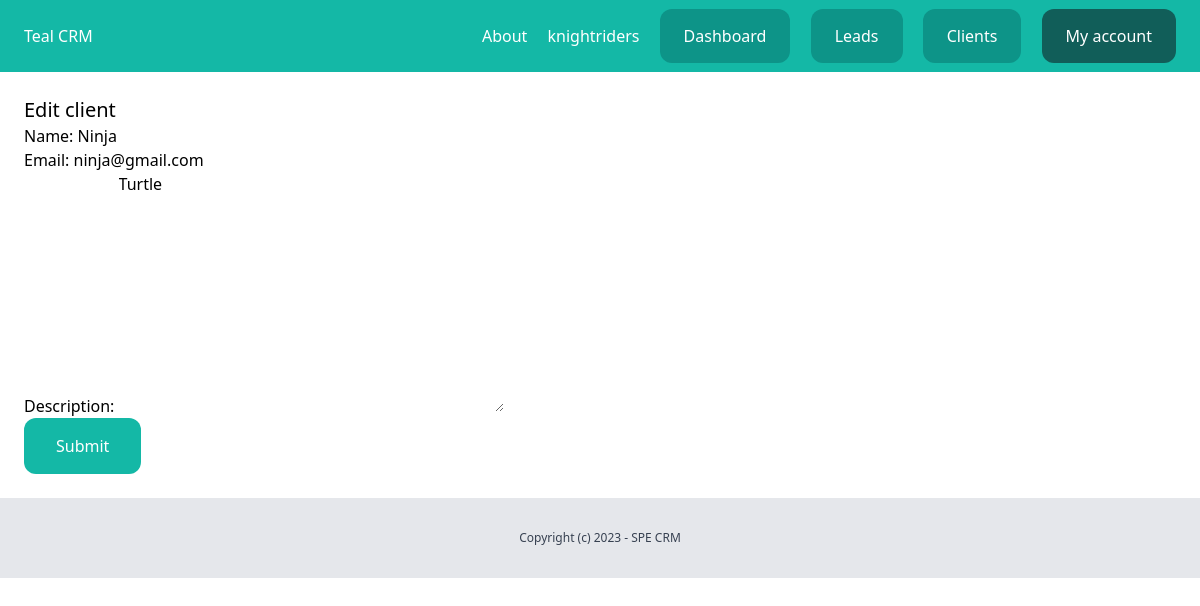
The app's page /dashboard/clients/3/edit/ (signed in) with its own data.
### team/models.py (models this page shows, shortened)
class Team(models.Model):
    plan = models.ForeignKey(Plan, related_name='teams', blank=True, null=True, on_delete=models.CASCADE)
    name = models.CharField(max_length=100)
    members = models.ManyToManyField(User, related_name='teams')
    created_by = models.ForeignKey(User, related_name='created_teams', on_delete=models.CASCADE)
    created_at = models.DateTimeField(auto_now_add=True)

### client/models.py (models this page shows, shortened)
class Client(models.Model):
    team = models.ForeignKey(Team, related_name='clients', on_delete=models.CASCADE)
    name = models.CharField(max_length=255)
    email = models.EmailField()
    description = models.TextField(blank=True, null=True)
    created_by = models.ForeignKey(User, related_name='clients', on_delete=models.CASCADE)
    created_at = models.DateTimeField(auto_now_add=True)
    modified_at = models.DateTimeField(auto_now=True)
    class Meta:
        ordering = ('name',)

### client/views.py (the view)
# urls.py: path('<int:pk>/edit/', views.clients_edit, name='edit'),
@login_required
def clients_edit(request, pk):
    client = get_object_or_404(Client, created_by=request.user, pk=pk)
    if request.method == 'POST':
        form = AddClientForm(request.POST, instance=client)
        if form.is_valid():
            form.save()
            messages.success(request, 'The changes was saved.')
            return redirect('clients:list')
    else:
        form = AddClientForm(instance=client)
    return render(request, 'client/clients_edit.html', {
        'form': form
    })

### client/forms.py
class AddClientForm(forms.ModelForm):
    class Meta:
        model = Client
        fields = ('name', 'email', 'description',)

### team/context_processors.py (called while the page is built)
def active_team(request):
    if request.user.is_authenticated:
        if request.user.userprofile.active_team:
            active_team = request.user.userprofile.active_team
        else:
            active_team = Team.objects.filter(created_by=request.user)[0]
    else:
        active_team = None
    return {'active_team': active_team}

### client/templates/client/clients_edit.html (shortened to what this page needs)
{% extends 'core/base.html' %}
{% block content %}
    <div class="py-6 px-6">
        <h1 class="text-xl">Edit client</h1>
        <form method="post" action=".">
            {{ form.as_p }}
            <button class="py-4 px-8 bg-teal-500 text-white rounded-xl">Submit</button>
        </form>
    </div>
{% endblock %}

### core/templates/core/partials/nav.html
<nav class="py-6 px-6 flex justify-between bg-teal-500">
    <a href="/" class="text-white">Teal CRM</a>
    <div class="space-x-4">
        <a href="{% url 'about' %}" class="text-white">About</a>
        {% if request.user.is_authenticated %}
            <a href="{% url 'team:detail' active_team.id %}" class="text-white">{{ active_team.name }}</a>
            <a href="{% url 'dashboard:index' %}" class="py-4 px-6 bg-teal-600 rounded-xl text-white">Dashboard</a>
            <a href="{% url 'leads:list' %}" class="py-4 px-6 bg-teal-600 rounded-xl text-white">Leads</a>
            <a href="{% url 'clients:list' %}" class="py-4 px-6 bg-teal-600 rounded-xl text-white">Clients</a>
            <a href="{% url 'userprofile:myaccount' %}" class="py-4 px-6 bg-teal-800 rounded-xl text-white">My account</a>
        {% else %}
            <a href="{% url 'login' %}" class="py-4 px-6 bg-teal-600 rounded-xl text-white">Log in</a>
            <a href="{% url 'userprofile:signup' %}" class="py-4 px-6 bg-teal-300 rounded-xl text-white">Sign up</a>
        {% endif %}
    </div>
</nav>

### records on screen
Team: name "knightriders"
Client: name "Ninja", email "ninja@gmail.com", description "Turtle"
